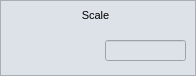
    <widget class="QFrame" name="frame_13">
     <property name="geometry">
      <rect>
       <x>275</x>
       <y>185</y>
       <width>196</width>
       <height>76</height>
      </rect>
     </property>
     <property name="styleSheet">
      <string notr="true">background-color: rgb(221, 226, 232);</string>
     </property>
     <property name="frameShape">
      <enum>QFrame::StyledPanel</enum>
     </property>
     <property name="frameShadow">
      <enum>QFrame::Raised</enum>
     </property>
     <widget class="caLineEdit" name="calineedit_28">
      <property name="geometry">
       <rect>
        <x>105</x>
        <y>40</y>
        <width>81</width>
        <height>21</height>
       </rect>
      </property>
      <property name="font">
       <font>
        <family>Sans Serif</family>
        <pointsize>11</pointsize>
       </font>
      </property>
      <property name="alignment">
       <set>Qt::AlignRight|Qt::AlignTrailing|Qt::AlignVCenter</set>
      </property>
      <property name="readOnly">
       <bool>true</bool>
      </property>
      <property name="channel" stdset="0">
       <string notr="true">$(DEVICE):dsp:amp_scale:C_mon</string>
      </property>
      <property name="foreground">
       <color>
        <red>170</red>
        <green>0</green>
        <blue>0</blue>
       </color>
      </property>
      <property name="background">
       <color>
        <red>255</red>
        <green>255</green>
        <blue>255</blue>
       </color>
      </property>
      <property name="colorMode">
       <enum>caLineEdit::Static</enum>
      </property>
      <property name="frameLineWidth" stdset="0">
       <number>1</number>
      </property>
      <property name="fontScaleMode" stdset="0">
       <enum>caLineEdit::WidthAndHeight</enum>
      </property>
     </widget>
     <widget class="caNumeric" name="canumeric_14">
      <property name="geometry">
       <rect>
        <x>10</x>
        <y>25</y>
        <width>91</width>
        <height>46</height>
       </rect>
      </property>
      <property name="autoFillBackground">
       <bool>false</bool>
      </property>
      <property name="integerDigits" stdset="0">
       <number>1</number>
      </property>
      <property name="decimalDigits" stdset="0">
       <number>4</number>
      </property>
      <property name="value">
       <double>1.000000000000000</double>
      </property>
      <property name="channel" stdset="0">
       <string notr="true">$(DEVICE):dsp:amp_scale:C_sp</string>
      </property>
      <property name="background">
       <color>
        <red>221</red>
        <green>226</green>
        <blue>232</blue>
       </color>
      </property>
      <property name="precisionMode">
       <enum>caNumeric::User</enum>
      </property>
      <property name="fixedFormat">
       <bool>true</bool>
      </property>
      <property name="limitsMode">
       <enum>caNumeric::User</enum>
      </property>
      <property name="maxValue">
       <double>2.000000000000000</double>
      </property>
      <property name="minValue">
       <double>-2.000000000000000</double>
      </property>
     </widget>
     <widget class="QLabel" name="label_59">
      <property name="geometry">
       <rect>
        <x>5</x>
        <y>5</y>
        <width>181</width>
        <height>21</height>
       </rect>
      </property>
      <property name="font">
       <font>
        <pointsize>8</pointsize>
       </font>
      </property>
      <property name="text">
       <string>Scale</string>
      </property>
      <property name="alignment">
       <set>Qt::AlignCenter</set>
      </property>
     </widget>
    </widget>
